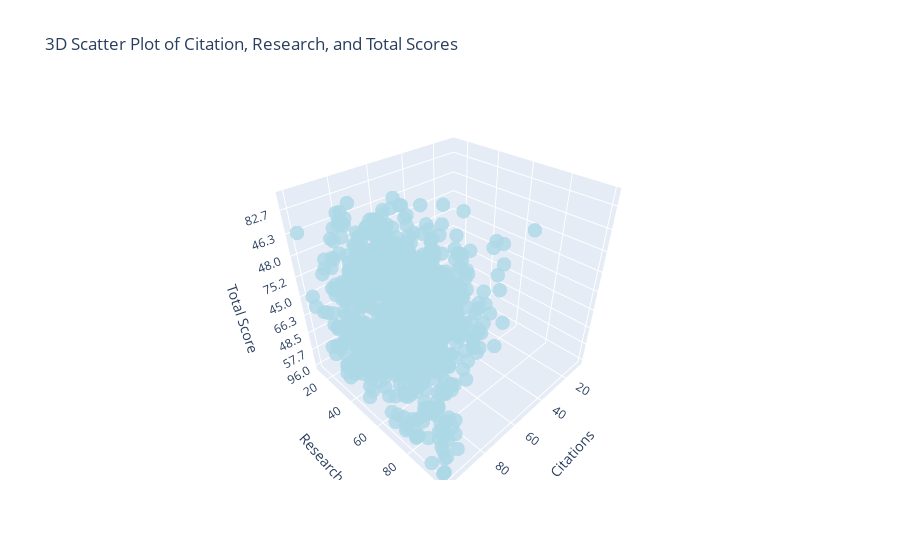

The notebook cell this image was saved under:
### Markdown cell above
### 3D Graph

### Code cell
threeD = go.Scatter3d(
    x=data_cleaned.citations,  # X-axis
    y=data_cleaned.research,  # Y-axis
    z=data_cleaned.total_score,  # Z-axis
    mode="markers",  # Marker style
    marker=dict(
        size=5,
        color="lightblue",  # Color by total score
        opacity=0.8
    ),
    text=data_cleaned.university_name  # Hover text
)

layout = go.Layout(
    title="3D Scatter Plot of Citation, Research, and Total Scores",
    scene=dict(
        xaxis_title='Citations',
        yaxis_title='Research',
        zaxis_title='Total Score'
    )
)

# Create the figure and plot it
fig = go.Figure(data=[threeD], layout=layout)
iplot(fig)

### Figure 1 — Plotly figure (JSON) as saved in the notebook; plotly's stock layout.template omitted (floating-point values rounded to 4 significant figures; data arrays with more than 128 entries replaced by an {"elided": "..."} marker saying what was removed)
{"data": [{"marker": {"color": "lightblue", "opacity": 0.8, "size": 5}, "mode": "markers", "text": {"elided": "954 str values"}, "type": "scatter3d", "x": {"elided": "954 float values"}, "y": {"elided": "954 float values"}, "z": {"elided": "954 str values"}}], "layout": {"scene": {"xaxis": {"title": {"text": "Citations"}}, "yaxis": {"title": {"text": "Research"}}, "zaxis": {"title": {"text": "Total Score"}}}, "title": {"text": "3D Scatter Plot of Citation, Research, and Total Scores"}}}
